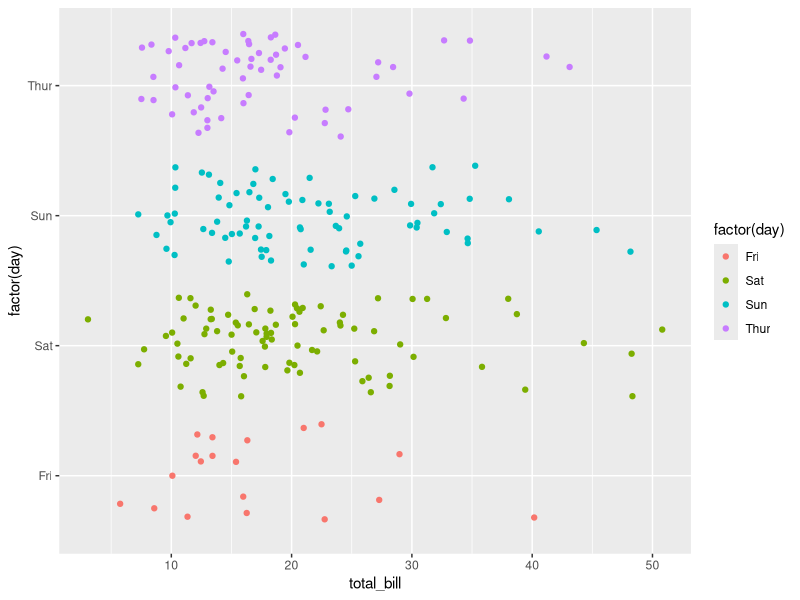

This figure's R source:
library(ggplot2)
library(reshape2)

ggplot(tips, aes(x=total_bill, y=factor(day), color=factor(day))) +
  geom_jitter()
